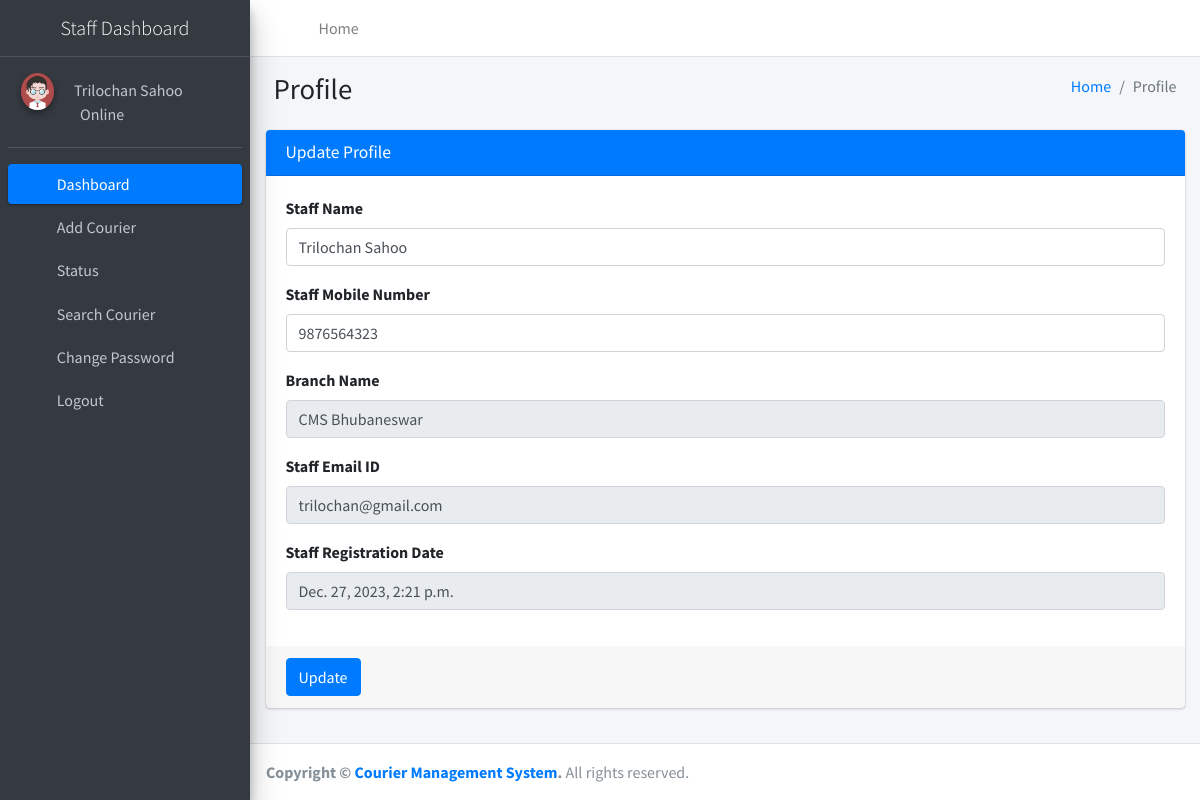
The app's page /profile (signed in) with its own data.
### courier/models.py (models this page shows, shortened)
class Staff(models.Model):
    user = models.ForeignKey(User, on_delete=models.CASCADE, null=True)
    branch = models.ForeignKey(Branch, on_delete=models.CASCADE, null=True)
    StaffMobilenumber = models.CharField(max_length=12, null=True)
    status = models.CharField(max_length=150, null=True)
    StaffRegdate = models.DateTimeField(auto_now_add=True)

class Branch(models.Model):
    BranchName = models.CharField(max_length=250, null=True)
    BranchContactnumber = models.CharField(max_length=12, null=True)
    BranchEmail = models.CharField(max_length=50, null=True)
    BranchAddress = models.CharField(max_length=200, null=True)
    BranchCity = models.CharField(max_length=150, null=True)
    BranchState = models.CharField(max_length=150, null=True)
    BranchPincode = models.CharField(max_length=6, null=True)
    BranchCountry = models.CharField(max_length=200, null=True)

### courier/views.py (the view, shortened to what this page needs)
# urls.py: path('profile', profile, name='profile'),
def profile(request):
    if not request.user.is_authenticated:
        return redirect('staff_login')
    user = User.objects.get(id=request.user.id)
    staff = Staff.objects.get(user=user)
    return render(request, 'staff/profile.html', locals())

### courier/templates/staff/profile.html (shortened to what this page needs)
{% extends 'staffNavbar.html' %}
{% block main %}
{% load static %}
<section class="content">
    <div class="content-header">
        <div class="container-fluid">
            <div class="row mb-2">
                <div class="col-sm-6">
                    <h1 class="m-0">Profile</h1>
                </div>
                <div class="col-sm-6">
                    <ol class="breadcrumb float-sm-right">
                        <li class="breadcrumb-item"><a href="{% url 'staffdashboard' %}">Home</a></li>
                        <li class="breadcrumb-item active">Profile</li>
                    </ol>
                </div>
            </div>
        </div>
    </div>
    <div class="container-fluid">
        <div class="row">
            <div class="col-md-12">
                <div class="card card-primary">
                    <div class="card-header">
                        <h3 class="card-title">Update Profile</h3>
                    </div>
                    <form method="post">
                        <div class="card-body">
                            <div class="form-group">
                                <label>Staff Name</label>
                                <input type="text" name="firstName" value="{{staff.user.first_name}}" class="form-control">
                            </div>
                            <div class="form-group">
                                <label>Staff Mobile Number</label>
                                <input type="text" name="StaffMobilenumber" value="{{staff.StaffMobilenumber}}" class="form-control" maxlength="10">
                            </div>
                            <div class="form-group">
                                <label>Branch Name</label>
                                <input type="text" name="branch" value="{{staff.branch.BranchName}}" class="form-control" readonly>
                            </div>
                            <div class="form-group">
                                <label>Staff Email ID</label>
                                <input type="email" name="emailid" value="{{staff.user.username}}" class="form-control" readonly>
                            </div>
                            <div class="form-group">
                                <label>Staff Registration Date</label>
                                <input type="text" name="StaffRegdate" value="{{staff.StaffRegdate}}" class="form-control" readonly>
                            </div>
                        </div>
                        <div class="card-footer">
                            <button type="submit" class="btn btn-primary">Update</button>
                        </div>
                    </form>
                </div>
            </div>
        </div>
    </div>
</section>
{% endblock %}

### courier/templates/staffNavbar.html (shortened to what this page needs)
{% load static %}
<!DOCTYPE html>
<html lang="en">
<head>
<link rel="stylesheet"
	href="{% static 'plugins/fontawesome-free/css/all.min.css' %}">
<link rel="stylesheet"
	href="https://code.ionicframework.com/ionicons/2.0.1/css/ionicons.min.css">
<link rel="stylesheet"
	href="{% static 'plugins/tempusdominus-bootstrap-4/css/tempusdominus-bootstrap-4.min.css' %}">
<link rel="stylesheet"
	href="{% static 'plugins/icheck-bootstrap/icheck-bootstrap.min.css' %}">
<link rel="stylesheet" href="{% static 'plugins/jqvmap/jqvmap.min.css' %}">
<link rel="stylesheet" href="{% static 'dist/css/adminlte.min.css' %}">
<link rel="stylesheet"
	href="{% static 'plugins/overlayScrollbars/css/OverlayScrollbars.min.css' %}">
<link rel="stylesheet"
	href="{% static 'plugins/daterangepicker/daterangepicker.css' %}">
<link rel="stylesheet"
	href="{% static 'plugins/summernote/summernote-bs4.min.css' %}">
</head>
<body class="hold-transition sidebar-mini layout-fixed">
	<div class="wrapper">
		<nav
			class="main-header navbar navbar-expand navbar-white navbar-light">
			<ul class="navbar-nav">
				<li class="nav-item"><a class="nav-link" data-widget="pushmenu"
					href="#" role="button"><i class="fas fa-bars"></i></a></li>
				<li class="nav-item d-none d-sm-inline-block"><a
					href="{% url 'staffdashboard' %}" class="nav-link">Home</a></li>
			</ul>
			<ul class="navbar-nav ml-auto">
				<li class="nav-item"><a class="nav-link"
					data-widget="fullscreen" href="#" role="button"> <i
						class="fas fa-expand-arrows-alt"></i>
				</a></li>
				<li class="nav-item"><a class="nav-link"
					data-widget="control-sidebar" data-controlsidebar-slide="true"
					href="#" role="button"> <i class="fas fa-th-large"></i>
				</a></li>
			</ul>
		</nav>
		<aside class="main-sidebar sidebar-dark-primary elevation-4">
			<a href="#" class="brand-link">
				<center><span class="brand-text font-weight-light">Staff Dashboard</span></center>
			</a>
			<div class="sidebar">
				<div class="user-panel mt-3 pb-3 mb-3 d-flex">
					<div class="image">
						<img src="{% static 'dist/img/user2-160x160.jpg' %}"
							class="img-circle elevation-2" alt="User Image">
					</div>
					<div class="info">
						<a href="{% url 'profile' %}">&nbsp;&nbsp; {{request.user.first_name}}</a>
						<br>
						<a href="#"><i class="fa fa-circle text-success"></i> Online</a>
					</div>
				</div>
				<nav class="mt-2">
					<ul class="nav nav-pills nav-sidebar flex-column"
						data-widget="treeview" role="menu" data-accordion="false">
						<li class="nav-item"><a href="{% url 'staffdashboard' %}"
							class="nav-link active"> <i
								class="nav-icon fas fa-tachometer-alt"></i>
								<p>Dashboard</p>
						</a></li>
						<li class="nav-item"><a href="{% url 'addCourier' %}"
							class="nav-link"> <i class="nav-icon fas fa-plus"></i>
								<p>Add Courier</p>
						</a></li>
						<li class="nav-item"><a href="#" class="nav-link"> <i
								class="nav-icon fas fa-tree"></i>
								<p>
									Status <i class="fas fa-angle-left right"></i>
								</p>
						</a>
						</li>
						<li class="nav-item"><a href="{% url 'searchCourier' %}"
							class="nav-link"> <i class="nav-icon fas fa-search"></i>
								<p>Search Courier</p>
						</a></li>
						<li class="nav-item"><a href="{% url 'staffchangePassword' %}"
							class="nav-link"> <i class="nav-icon fas fa-cogs"></i>
								<p>Change Password</p>
						</a></li>
						<li class="nav-item"><a href="/logout" class="nav-link">
								<i class="nav-icon fas fa-power-off"></i>
								<p>Logout</p>
						</a></li>
					</ul>
				</nav>
			</div>
		</aside>
		<div class="content-wrapper">
			{% block main %}
			{% endblock %}
		</div>
		<footer class="main-footer">
			<strong>Copyright &copy; <a href="#">Courier Management System</a>.
			</strong> All rights reserved.
		</footer>
	</div>
</body>
</html>

### records on screen
Staff: firstName "Trilochan Sahoo", StaffMobilenumber "9876564323", branch "CMS Bhubaneswar", emailid "trilochan@gmail.com", StaffRegdate "Dec. 27, 2023, 2:21 p.m."

### other values on screen
{{ request.user.first_name }} "Trilochan Sahoo"
